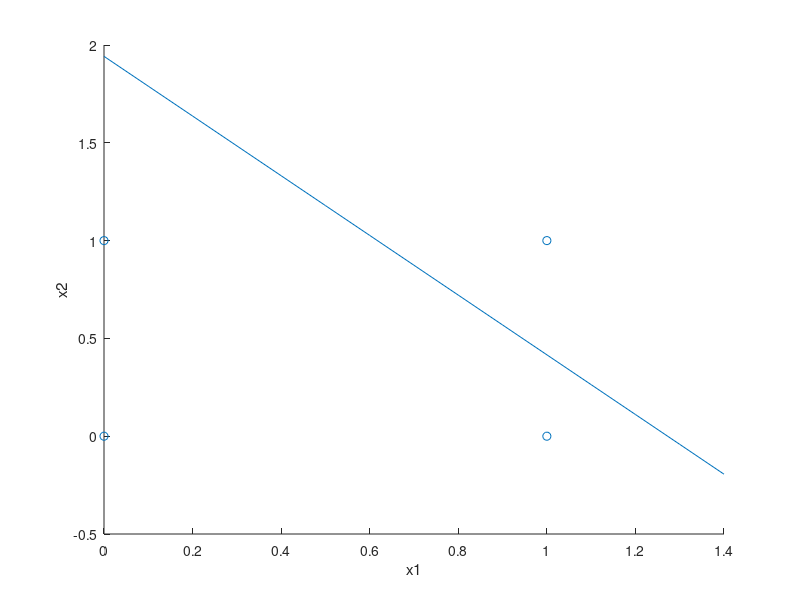
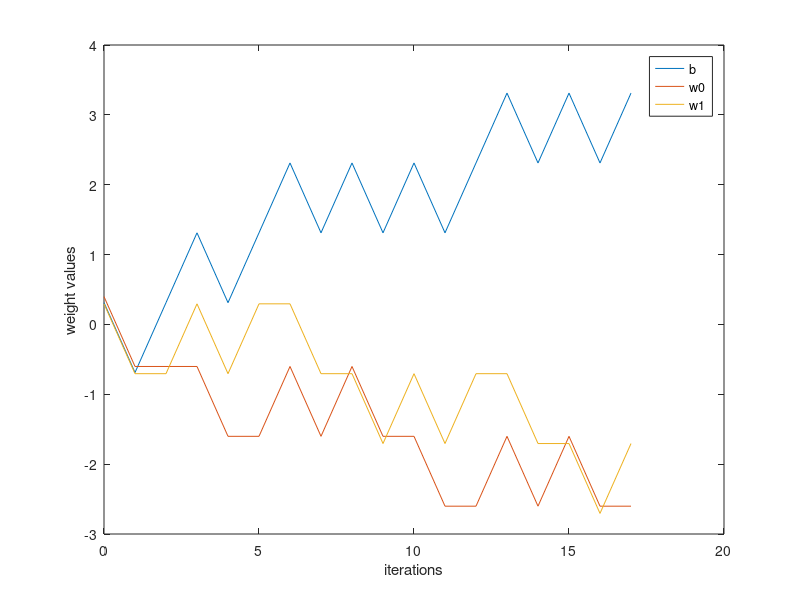

Write the MATLAB code that produced these figures, in order.
NAND_x = [1 0 0; 1 0 1; 1 1 0; 1 1 1];
NAND_x1 = [0;0;1;1];
NAND_x2 = [0;1;0;1];
NAND_d = [1;1;1;0];
NAND_w = [rand(); rand(); rand()];
NAND_eta = 1;

iters = (0:1:99);
w_0_vals = zeros([1 20]);
w_1_vals = zeros([1 20]);
w_2_vals = zeros([1 20]);
i = 1;
flag = 1;

w_0_vals(i) = NAND_w(1);
w_1_vals(i) = NAND_w(2);
w_2_vals(i) = NAND_w(3);

while (flag)
    
    j = 1;
    flag = 0;
    
    while (j <= length(NAND_d))
        
        NAND_y = (NAND_x(j,:) * NAND_w)>=0; % the mid of this equation calculates the value of v. >= 0 is the activation function.
        NAND_e = NAND_d(j) - NAND_y;        
        if (NAND_e ~= 0)
            
            w_0_vals(i) = NAND_w(1);
            w_1_vals(i) = NAND_w(2);
            w_2_vals(i) = NAND_w(3);
            
            NAND_w = NAND_w + (NAND_eta * (NAND_e' * NAND_x(j,:))');
            
            i = i + 1;
            flag = 1;
        end
        
        j = j + 1;
    end
end

w_0_vals(i) = NAND_w(1);
w_1_vals(i) = NAND_w(2);
w_2_vals(i) = NAND_w(3);

x_point = (0:0.1:1.4);

y_point = zeros([1 15]);
k = 1;

while (k <= 15)
   y_point(k) = -(NAND_w(2)/NAND_w(3))*x_point(k) - (NAND_w(1)/NAND_w(3));
   k = k + 1;
end

scatter(NAND_x1,NAND_x2);
xlabel('x1');
ylabel('x2');
hold on;
plot(x_point, y_point);
hold off;

figure;

plot(iters(1:i), w_0_vals(1:i), iters(1:i), w_1_vals(1:i), iters(1:i), w_2_vals(1:i));
xlabel('iterations');
ylabel('weight values');
legend({'b','w0','w1'}, 'Location', 'northeast');